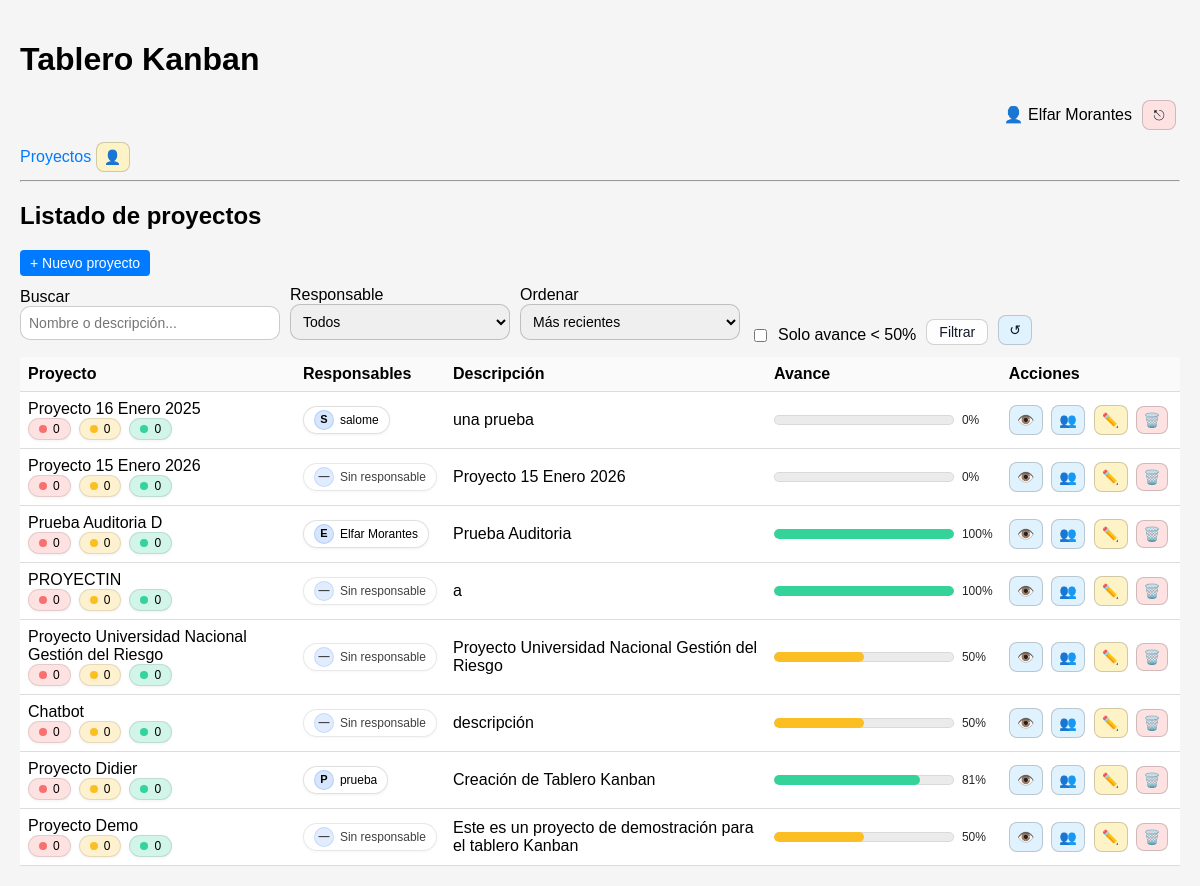
The app's page /?controller=projects&action=index (signed in) with its own data.
### tables this page shows
CREATE TABLE `users` (
  `id` int(11) NOT NULL,
  `name` varchar(120) NOT NULL,
  `email` varchar(190) NOT NULL,
  `password_hash` varchar(255) NOT NULL,
  `role` enum('owner','admin','member','viewer') NOT NULL DEFAULT 'member',
  `created_at` datetime NOT NULL DEFAULT current_timestamp()
);

CREATE TABLE `projects` (
  `id` int(11) NOT NULL,
  `created_by` int(11) DEFAULT NULL,
  `name` varchar(255) NOT NULL,
  `responsible` varchar(120) DEFAULT NULL,
  `responsible_user_id` int(11) DEFAULT NULL,
  `description` text DEFAULT NULL,
  `created_at` datetime NOT NULL DEFAULT current_timestamp()
);

### core/BaseController.php (called while the page is built, shortened)
<?php
abstract class BaseController
{
    protected function render(string $view, array $params = []): void
    {
        include __DIR__ . '/../app/views/layout.php';
    }
}

### app/controllers/ProjectsController.php (called while the page is built, shortened)
<?php
require_once __DIR__ . '/../../core/BaseController.php';
require_once __DIR__ . '/../models/Project.php';
require_once __DIR__ . '/../../core/Auth.php';
require_once __DIR__ . '/../models/User.php';
class ProjectsController extends BaseController
{
    public function index(): void
    {
        $userId = Auth::userId();
        $q = trim($_GET['q'] ?? '');
        if ($q === '') $q = null;
        $rid = (int)($_GET['responsible_user_id'] ?? 0);
        $responsibleUserId = $rid > 0 ? $rid : null;
        $sort = trim($_GET['sort'] ?? '');
        if ($sort === '') $sort = null;
        $under50 = isset($_GET['under50']) && $_GET['under50'] === '1';
        $projects = Project::allWithProgressForUser($userId, $q, $responsibleUserId, $sort, $under50);
        $responsibleOptions = Project::responsibleOptionsForUser($userId);
        $this->render('projects/index', [
        'projects' => $projects,
        'responsibleOptions' => $responsibleOptions,
        'q' => $q,
        'responsibleUserId' => $responsibleUserId,
        'sort' => $sort,
        'under50' => $under50
        ]);
    }
}

### public/index.php (called while the page is built, shortened)
<?php
$actionName     = $_GET['action'] ?? 'index';
$controller = new $controllerClass();
try {
    $controller->$actionName();
} catch (Exception $e) {
    echo "<h1>Error</h1>";
    echo "<p>" . htmlspecialchars($e->getMessage()) . "</p>";
}

### core/Auth.php (called while the page is built, shortened)
<?php
class Auth
{
    public static function userId(): ?int
    {
        return isset($_SESSION['user_id']) ? (int)$_SESSION['user_id'] : null;
    }
    public static function check(): bool
    {
        return self::userId() !== null;
    }
    public static function role(): string
    {
        return $_SESSION['user_role'] ?? 'member';
    }
}

### config/db.php (called while the page is built)
<?php
class Database
{
    private static ?\PDO $connection = null;
    public static function getConnection(): \PDO
    {
        if (self::$connection === null) {
            $host = 'localhost';
            $db   = 'kanban_db';
            $user = 'root';
            $pass = '';
            $dsn  = "mysql:host=$host;dbname=$db;charset=utf8mb4";
            self::$connection = new PDO($dsn, $user, $pass, [
                PDO::ATTR_ERRMODE            => PDO::ERRMODE_EXCEPTION,
                PDO::ATTR_DEFAULT_FETCH_MODE => PDO::FETCH_ASSOC
            ]);
            self::$connection->exec("SET time_zone = '-05:00'");
        }
        return self::$connection;
    }
}

### app/models/User.php (called while the page is built, shortened)
<?php
require_once __DIR__ . '/../../config/db.php';
class User
{
    private static function db(): PDO { return Database::getConnection(); }
    public static function find(int $id): ?array
    {
        $stmt = self::db()->prepare("SELECT id,name,email,role FROM users WHERE id=? LIMIT 1");
        $stmt->execute([$id]);
        $u = $stmt->fetch();
        return $u ?: null;
    }
}

### app/models/Project.php (called while the page is built, shortened)
<?php
class Project extends Model
{
    public static function allWithProgressForUser(
        int $userId,
        ?string $q = null,
        ?int $responsibleUserId = null,
        ?string $sort = null,
        bool $under50 = false
    ): array
    {
        $db = self::db();
        $where = " pm.user_id = :user_id ";
        $orderBy = "p.id DESC";
        $having = "";
        $params = ['user_id' => $userId];
        $sql = "
            SELECT
                p.*,
                ru.name AS project_responsible_name,
                COUNT(t.id) AS total_tasks,
                SUM(CASE WHEN c.is_done = 1 THEN 1 ELSE 0 END) AS done_tasks,
                CASE
                    WHEN COUNT(t.id) = 0 THEN 0
                    ELSE ROUND(
                        (SUM(CASE WHEN c.is_done = 1 THEN 1 ELSE 0 END) / COUNT(t.id)) * 100,
                        2
                    )
                END AS progress_percentage
            FROM projects p
            JOIN project_members pm ON pm.project_id = p.id
            LEFT JOIN users ru ON ru.id = p.responsible_user_id
            LEFT JOIN tasks t ON t.project_id = p.id
            LEFT JOIN columns c ON c.id = t.column_id
            WHERE $where
            GROUP BY p.id
            $having
            ORDER BY $orderBy
        ";
        $stmt = $db->prepare($sql);
        $stmt->execute($params);
        return $stmt->fetchAll();
    }
}

### app/views/projects/index.php (the view, shortened to what this page needs)
<h2>Listado de proyectos</h2>
<?php if (in_array(Auth::role(), ['owner','admin'], true)): ?>
    <div class="top-actions">
        <a href="<?= BASE_URL ?>?controller=projects&action=create">
            <button>+ Nuevo proyecto</button>
        </a>
    </div>
<?php endif; ?>
<form method="GET" action="<?= BASE_URL ?>" style="display:flex;gap:10px;flex-wrap:wrap;align-items:end;margin-bottom:12px;">
  <div>
    <label>Buscar</label><br>
    <input type="text" name="q"
           value="<?= htmlspecialchars($q ?? '') ?>"
           placeholder="Nombre o descripción..."
           style="padding:8px;border-radius:10px;border:1px solid rgba(0,0,0,.2);min-width:260px;">
  </div>
  <div>
    <label>Responsable</label><br>
    <select name="responsible_user_id"
            style="padding:8px;border-radius:10px;border:1px solid rgba(0,0,0,.2);min-width:220px;">
      <option value="0">Todos</option>
    </select>
  </div>
  <div>
    <label>Ordenar</label><br>
    <select name="sort"
            style="padding:8px;border-radius:10px;border:1px solid rgba(0,0,0,.2);min-width:220px;">
      <option value="">Más recientes</option>
    </select>
  </div>
  <div style="display:flex;align-items:center;gap:8px;padding-top:6px;">
    <input type="checkbox" id="under50" name="under50" value="1" <?= !empty($under50) ? 'checked' : '' ?>>
    <label for="under50" style="margin:0;">Solo avance &lt; 50%</label>
  </div>
  <button class="btn-icon" style="width:auto;padding:8px 12px;">Filtrar</button>
  <a class="btn-action view tip" data-tip="Limpiar filtros"
     href="<?= BASE_URL ?>?controller=projects&action=index">↺</a>
</form>
<table>
    <thead>
        <tr>
            <th>Proyecto</th>
            <th>Responsables</th>
            <th>Descripción</th>
            <th>Avance</th>
            <th>Acciones</th>
        </tr>
    </thead>
    <tbody>
    <?php if (empty($projects)): ?>
        <tr>
            <td colspan="4">No hay proyectos registrados.</td>
        </tr>
    <?php else: ?>
        <?php foreach ($projects as $project): ?>
            <tr>
                <td>
                        <?= htmlspecialchars($project['name']) ?> <br />
                        <?php
                        $pid = (int)$project['id'];
                        $counts = $taskCounts[$pid] ?? ['todo'=>0, 'doing'=>0, 'done'=>0];
                        ?>
                        <div class="chips">
                        <span class="chip todo tip"  data-tip="Por hacer: <?= (int)$counts['todo'] ?>">
                            <i class="dot"></i> <?= (int)$counts['todo'] ?>
                        </span>
                        <span class="chip doing tip"  data-tip="En progreso: <?= (int)$counts['doing'] ?>">
                            <i class="dot"></i> <?= (int)$counts['doing'] ?>
                        </span>
                        <span class="chip done tip"  data-tip="Hecho: <?= (int)$counts['done'] ?>">
                            <i class="dot"></i> <?= (int)$counts['done'] ?>
                        </span>
                        </div>
                </td>
                <td>
                    <?php $pr = trim($project['project_responsible_name'] ?? ''); ?>
                    <span class="badge-resp <?= $pr === '' ? 'muted' : '' ?>">
                        <span class="avatar"><?= htmlspecialchars($pr !== '' ? mb_strtoupper(mb_substr($pr,0,1)) : '—') ?></span>
                        <span class="name"><?= htmlspecialchars($pr !== '' ? $pr : 'Sin responsable') ?></span>
                    </span>
                </td>
                <td><?= htmlspecialchars($project['description'] ?? '') ?></td>
                <td>
                                    <?php
                                    $progress = (int)($project['progress_percentage'] ?? 0);
                                    $progressClass = 'progress-red';
                                    if ($progress <= 49) $progressClass = 'progress-red';
                                    else if ($progress <= 74) $progressClass = 'progress-yellow';
                                    else $progressClass = 'progress-green';
                                    ?>
                                    <div style="display:flex; align-items:center;">
                                    <div class="progress-wrap" title="Avance: <?= $progress ?>%">
                                        <div class="progress-bar <?= $progressClass ?>" style="width: <?= $progress ?>%;"></div>
                                    </div>
                                    <span class="progress-text"><?= $progress ?>%</span>
                                    </div>
                </td>
                <td  style="white-space: nowrap;">
                    <a href="<?= BASE_URL ?>?controller=projects&action=show&id=<?= (int)$project['id'] ?>"
                     class="btn-action view tip"
                     data-tip="Ver tablero">
                    👁️
                    </a>
                      <a href="<?= BASE_URL ?>?controller=projects&action=members&id=<?= (int)$project['id'] ?>"
                      class="btn-action view tip"
                      data-tip="Miembros del proyecto">👥</a>
                    <?php if (in_array(Auth::role(), ['owner','admin'], true)): ?>
                          <a href="<?= BASE_URL ?>?controller=projects&action=edit&id=<?= (int)$project['id'] ?>"
                          class="btn-action edit tip"
                          data-tip="Editar Proyecto">
                          ✏️
                          </a>
                          <form method="post"
                              action="<?= BASE_URL ?>?controller=projects&action=destroy"
                              style="display:inline"
                              onsubmit="return confirm('¿Seguro que deseas eliminar este proyecto? Se borrarán también sus tareas.');">
                              <button class="btn-action del tip" type="submit" class="btn-secondary"  data-tip="Eliminar Proyecto">🗑️</button>
                          </form>
                    <?php endif; ?>
                </td>
            </tr>
        <?php endforeach; ?>
    <?php endif; ?>
    </tbody>
</table>

### app/views/layout.php (shortened to what this page needs)
<!DOCTYPE html>
<html lang="es">
<head>
</head>
<body>
<header>
    <h1>Tablero Kanban</h1>
<nav>
    <?php
    require_once __DIR__ . '/../../core/Auth.php';
    require_once __DIR__ . '/../models/User.php';
    ?>
    <?php if (Auth::check()): ?>
      <?php $u = User::find(Auth::userId()); ?>
      <div style="display:flex;justify-content:flex-end;align-items:center;gap:10px;margin-bottom:12px;">
        <span class="tip" data-tip="<?= htmlspecialchars($u['email'] ?? '') ?>">
          👤 <?= htmlspecialchars($u['name'] ?? 'Usuario') ?>
        </span>
        <a href="<?= BASE_URL ?>?controller=auth&action=logout"
          class="btn-action del tip"
          data-tip="Cerrar sesión">
          ⎋
        </a>
      </div>
    <?php endif; ?>
</nav>
    <nav>
        <a href="<?= BASE_URL ?>?controller=projects&action=index">Proyectos</a>
            <?php if (Auth::check() && in_array(Auth::role(), ['owner','admin'], true)): ?>
              <a href="<?= BASE_URL ?>?controller=users&action=index"
                class="btn-action edit tip"
                data-tip="Administrar usuarios">👤</a>
            <?php endif; ?>
    </nav>
    <hr>
</header>
<main>
    <?php include $viewFile; ?>
</main>
</body>
</html>

### app/views/layout.php (style rules this page uses)
body { font-family: Arial, sans-serif; margin: 0; padding: 20px; background: #f5f5f5; }
header { margin-bottom: 20px; }
a { text-decoration: none; color: #007bff; }
table { width: 100%; border-collapse: collapse; background: #fff; }
th, td { padding: 8px; border-bottom: 1px solid #ddd; }
th { background: #fafafa; text-align: left; }
form { margin-top: 8px; margin-bottom: 8px; }
input[type="text"], textarea, select { width: 100%; box-sizing: border-box; padding: 5px; margin-bottom: 5px; border-radius: 4px; border: 1px solid #ccc; font-size: 14px; }
button { padding: 5px 10px; border: none; border-radius: 4px; background: #007bff; color: #fff; cursor: pointer; font-size: 14px; }
.top-actions { margin-bottom: 10px; }
.badge-resp { display:inline-flex; align-items:center; gap:6px; padding:3px 10px; border-radius:999px; font-size:12px; line-height:1; background: rgba(255,255,255,0.55); border: 1px solid rgba(0,0,0,0.12); box-shadow: 0 1px 3px rgba(0,0,0,0.06); }
.badge-resp .avatar { width:18px; height:18px; border-radius:50%; display:inline-flex; align-items:center; justify-content:center; font-weight:700; font-size:11px; background: rgba(59,130,246,0.20); border: 1px solid rgba(59,130,246,0.25); }
.badge-resp .name { white-space:nowrap; max-width: 180px; overflow:hidden; text-overflow:ellipsis; }
.badge-resp.muted { opacity:0.75; }
.btn-icon { width: 30px; height: 26px; display: inline-flex; align-items: center; justify-content: center; border-radius: 8px; border: 1px solid rgba(0,0,0,0.18); background: rgba(255,255,255,0.9); cursor: pointer; color: #111827 !important; font-size: 14px; line-height: 1; }
.btn-action { width: 32px; height: 28px; display: inline-flex; align-items: center; justify-content: center; border-radius: 8px; border: 1px solid rgba(0,0,0,0.18); background: rgba(255,255,255,0.95); color: #111827; cursor: pointer; font-size: 14px; line-height: 1; margin-right: 4px; }
.btn-action.view { background: #e0f2fe; }
.btn-action.edit { background: #fef3c7; }
.btn-action.del { background: #fee2e2; }
.progress-wrap { width: 180px; height: 10px; border-radius: 999px; background: rgba(0,0,0,0.08); overflow: hidden; box-shadow: inset 0 0 0 1px rgba(0,0,0,0.08); }
.progress-bar { height: 100%; width: 0%; border-radius: 999px; transition: width 250ms ease; }
.progress-yellow { background: #fbbf24; }
.progress-green { background: #34d399; }
.progress-text { font-size: 12px; margin-left: 8px; opacity: 0.85; white-space: nowrap; }
.chips { display: inline-flex; gap: 8px; flex-wrap: wrap; align-items: center; }
.chip { display: inline-flex; align-items: center; gap: 6px; padding: 4px 10px; border-radius: 999px; font-size: 12px; line-height: 1; border: 1px solid rgba(0,0,0,0.10); box-shadow: 0 1px 3px rgba(0,0,0,0.06); background: rgba(255,255,255,0.7); }
.chip .dot { width: 8px; height: 8px; border-radius: 50%; display: inline-block; }
.chip.todo { background: rgba(248,113,113,0.20); }
.chip.todo .dot { background: #f87171; }
.chip.doing { background: rgba(251,191,36,0.22); }
.chip.doing .dot { background: #fbbf24; }
.chip.done { background: rgba(52,211,153,0.22); }
.chip.done .dot { background: #34d399; }
.tip { position: relative; }
.muted { opacity:.7; }

### records on screen
users: name "Elfar Morantes"
projects: name "Proyecto 16 Enero 2025", id "0", responsible_user.name "S", responsible_user.name "salome", description "una prueba", progress "0"
projects: name "Proyecto 15 Enero 2026", id "0", pr "—", pr "Sin responsable", description "Proyecto 15 Enero 2026", progress "0"
projects: name "Prueba Auditoria D", id "0", created_by.name "E", created_by.name "Elfar Morantes", description "Prueba Auditoria", progress "100"
projects: name "PROYECTIN", id "0", pr "—", pr "Sin responsable", description "a", progress "100"
projects: name "Proyecto Universidad Nacional Gestión del Riesgo", id "0", pr "—", pr "Sin responsable", description "Proyecto Universidad Nacional Gestión del Riesgo", progress "50"
projects: name "Chatbot", id "0", pr "—", pr "Sin responsable", description "descripción", progress "50"
projects: name "Proyecto Didier", id "0", responsible_user.name "P", responsible_user.name "prueba", description "Creación de Tablero Kanban", progress "81"
projects: name "Proyecto Demo", id "0", pr "—", pr "Sin responsable", description "Este es un proyecto de demostración para el tablero Kanban", progress "50"
